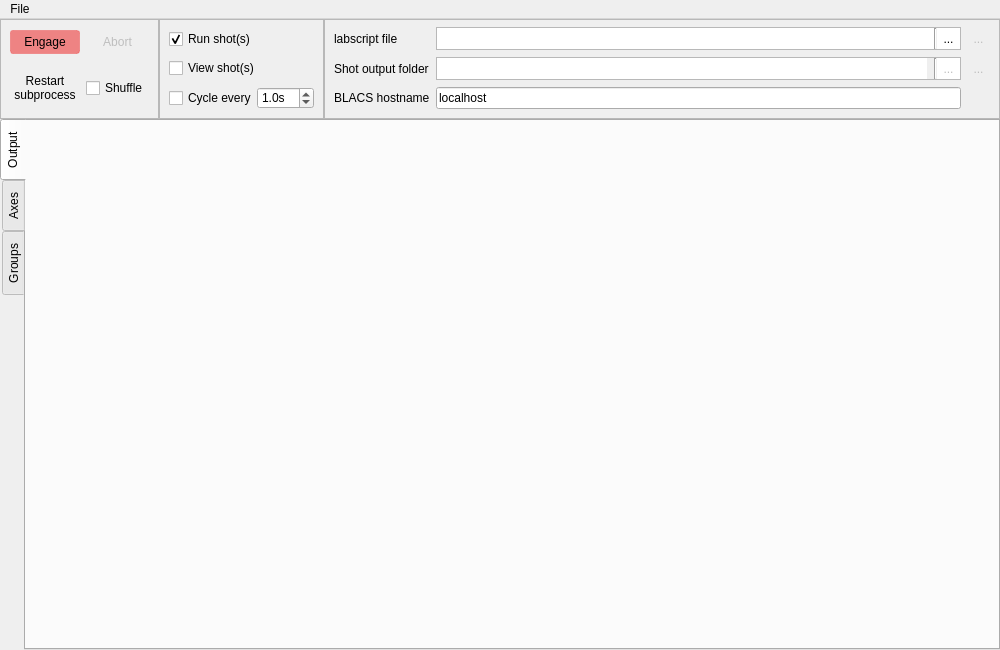
<?xml version="1.0" encoding="UTF-8"?>
<ui version="4.0">
 <class>MainWindow</class>
 <widget class="QMainWindow" name="MainWindow">
  <property name="geometry">
   <rect>
    <x>0</x>
    <y>0</y>
    <width>1000</width>
    <height>650</height>
   </rect>
  </property>
  <property name="windowTitle">
   <string>runmanager - the labscript suite</string>
  </property>
  <property name="windowIcon">
   <iconset>
    <normaloff>:/qtutils/custom/runmanager.png</normaloff>:/qtutils/custom/runmanager.png</iconset>
  </property>
  <property name="styleSheet">
   <string notr="true"/>
  </property>
  <property name="unifiedTitleAndToolBarOnMac">
   <bool>false</bool>
  </property>
  <widget class="QWidget" name="centralwidget">
   <property name="styleSheet">
    <string notr="true">QPushButton {
     border: none;
     padding: 4px;
 }

QPushButton:hover {
     background-color: qlineargradient(x1: 0, y1: 0, x2: 0, y2: 1,
                                       stop: 0 #f6f7fa, stop: 1 #dadbde);
     border: 1px solid #8f8f91;
     border-radius: 3px;
 }

 QPushButton:pressed {
     background-color: qlineargradient(x1: 0, y1: 0, x2: 0, y2: 1,
                                       stop: 0 #dadbde, stop: 1 #f6f7fa);
     border: 1px solid #8f8f91;
     border-radius: 3px;
 }

QPushButton:checked {
     background-color: #dadbde;
     border: 1px solid #8f8f91;
     border-radius: 3px;
 }

QPushButton:hover:checked {
     background-color: qlineargradient(x1: 0, y1: 0, x2: 0, y2: 1,
                                       stop: 0 #dadbde, stop: 1 #f6f7fa);
     border: 1px solid #8f8f91;
     border-radius: 3px;
 }

QToolButton {
     border: none;
     padding: 2px;
 }

QToolButton:hover {
     background-color: qlineargradient(x1: 0, y1: 0, x2: 0, y2: 1,
                                       stop: 0 #f6f7fa, stop: 1 #dadbde);
     border: 1px solid #8f8f91;
     border-radius: 3px;
 }

 QToolButton:pressed {
     background-color: qlineargradient(x1: 0, y1: 0, x2: 0, y2: 1,
                                       stop: 0 #dadbde, stop: 1 #f6f7fa);
     border: 1px solid #8f8f91;
     border-radius: 3px;
 }

QToolButton:checked {
     background-color: #dadbde;
     border: 1px solid #8f8f91;
     border-radius: 3px;
 }

QToolButton:hover:checked {
     background-color: qlineargradient(x1: 0, y1: 0, x2: 0, y2: 1,
                                       stop: 0 #dadbde, stop: 1 #f6f7fa);
     border: 1px solid #8f8f91;
     border-radius: 3px;
 }
</string>
   </property>
   <layout class="QVBoxLayout" name="verticalLayout">
    <property name="spacing">
     <number>0</number>
    </property>
    <property name="margin">
     <number>0</number>
    </property>
    <item>
     <layout class="QHBoxLayout" name="horizontalLayout_3">
      <property name="spacing">
       <number>0</number>
      </property>
      <property name="sizeConstraint">
       <enum>QLayout::SetDefaultConstraint</enum>
      </property>
      <item>
       <widget class="QFrame" name="frame">
        <property name="styleSheet">
         <string notr="true"/>
        </property>
        <property name="frameShape">
         <enum>QFrame::StyledPanel</enum>
        </property>
        <layout class="QGridLayout" name="gridLayout">
         <property name="topMargin">
          <number>0</number>
         </property>
         <property name="bottomMargin">
          <number>0</number>
         </property>
         <item row="0" column="1">
          <widget class="QPushButton" name="pushButton_abort">
           <property name="enabled">
            <bool>false</bool>
           </property>
           <property name="focusPolicy">
            <enum>Qt::NoFocus</enum>
           </property>
           <property name="toolTip">
            <string>Stop compiling shots after the current shot is compiled.
 To interrupt a compilation mid-shot, use the 'Restart subprocess' button</string>
           </property>
           <property name="text">
            <string>Abort</string>
           </property>
           <property name="icon">
            <iconset>
             <normaloff>:/qtutils/fugue/cross-octagon.png</normaloff>:/qtutils/fugue/cross-octagon.png</iconset>
           </property>
          </widget>
         </item>
         <item row="0" column="0">
          <widget class="QPushButton" name="pushButton_engage">
           <property name="enabled">
            <bool>true</bool>
           </property>
           <property name="focusPolicy">
            <enum>Qt::NoFocus</enum>
           </property>
           <property name="toolTip">
            <string>&lt;html&gt;&lt;head/&gt;&lt;body&gt;&lt;p&gt;Compile pending shots, submit them to BLACS if &quot;run shots&quot; is checked, and send them to runviewer if &quot;view shots&quot; is checked.&lt;/p&gt;&lt;/body&gt;&lt;/html&gt;</string>
           </property>
           <property name="autoFillBackground">
            <bool>false</bool>
           </property>
           <property name="styleSheet">
            <string notr="true">QPushButton {
	 background-color: rgba(238,96,96,192);
     border: 1px solid rgba(238,96,96,128);
	  border-radius: 3px;
     padding: 4px;
 }

QPushButton:hover {
     background-color: qlineargradient(x1: 0, y1: 0, x2: 0, y2: 1,
                                       stop: 0 #ff7878, stop: 1 #dd4848);
     border: None;
	 border-radius: 3px;
 }

 QPushButton:pressed {
     background-color: qlineargradient(x1: 0, y1: 0, x2: 0, y2: 1,
                                       stop: 0 #dd4848, stop: 1 #ff7878);
     border: 1px solid #8f8f91;
     border-radius: 3px;
 }</string>
           </property>
           <property name="text">
            <string>Engage</string>
           </property>
           <property name="icon">
            <iconset>
             <normaloff>:/qtutils/fugue/control.png</normaloff>:/qtutils/fugue/control.png</iconset>
           </property>
           <property name="autoDefault">
            <bool>false</bool>
           </property>
           <property name="flat">
            <bool>false</bool>
           </property>
          </widget>
         </item>
         <item row="1" column="0">
          <widget class="QPushButton" name="pushButton_restart_subprocess">
           <property name="focusPolicy">
            <enum>Qt::NoFocus</enum>
           </property>
           <property name="toolTip">
            <string>&lt;html&gt;&lt;head/&gt;&lt;body&gt;&lt;p&gt;Forcefully restart the compilation subprocess, stopping any compilation in process.&lt;/p&gt;&lt;p&gt;This can be useful if the child process is misbehaving for any reason.&lt;/p&gt;&lt;/body&gt;&lt;/html&gt;</string>
           </property>
           <property name="text">
            <string>Restart
subprocess</string>
           </property>
           <property name="icon">
            <iconset>
             <normaloff>:/qtutils/fugue/arrow-circle-135-left.png</normaloff>:/qtutils/fugue/arrow-circle-135-left.png</iconset>
           </property>
          </widget>
         </item>
         <item row="1" column="1">
          <widget class="QCheckBox" name="pushButton_shuffle">
           <property name="focusPolicy">
            <enum>Qt::NoFocus</enum>
           </property>
           <property name="toolTip">
            <string>&lt;html&gt;&lt;head/&gt;&lt;body&gt;&lt;p&gt;Send compiled shots to BLACS in a random order, to prevent scanned parameters correlating with temporal drifts.&lt;/p&gt;&lt;/body&gt;&lt;/html&gt;</string>
           </property>
           <property name="text">
            <string>Shuffle</string>
           </property>
           <property name="icon">
            <iconset>
             <normaloff>:/qtutils/fugue/arrow-switch.png</normaloff>:/qtutils/fugue/arrow-switch.png</iconset>
           </property>
           <property name="checkable">
            <bool>true</bool>
           </property>
           <property name="tristate">
            <bool>false</bool>
           </property>
          </widget>
         </item>
        </layout>
       </widget>
      </item>
      <item>
       <widget class="QFrame" name="frame">
        <property name="sizePolicy">
         <sizepolicy hsizetype="Minimum" vsizetype="Preferred">
          <horstretch>0</horstretch>
          <verstretch>0</verstretch>
         </sizepolicy>
        </property>
        <property name="frameShape">
         <enum>QFrame::StyledPanel</enum>
        </property>
        <layout class="QVBoxLayout" name="verticalLayout_2">
         <property name="spacing">
          <number>9</number>
         </property>
         <property name="sizeConstraint">
          <enum>QLayout::SetDefaultConstraint</enum>
         </property>
         <item>
          <widget class="QCheckBox" name="checkBox_run_shots">
           <property name="toolTip">
            <string>Send the shot files to BLACS after compilation</string>
           </property>
           <property name="text">
            <string>Run shot(s)</string>
           </property>
           <property name="checked">
            <bool>true</bool>
           </property>
          </widget>
         </item>
         <item>
          <widget class="QCheckBox" name="checkBox_view_shots">
           <property name="toolTip">
            <string>Open the shot files in runviewer after compilation</string>
           </property>
           <property name="text">
            <string>View shot(s)</string>
           </property>
          </widget>
         </item>
         <item>
          <layout class="QHBoxLayout" name="cycle_layout">
           <property name="spacing">
            <number>0</number>
           </property>
           <item>
            <widget class="QCheckBox" name="checkBox_cycle">
             <property name="toolTip">
              <string>Auto-Engage Every X seconds</string>
             </property>
             <property name="text">
              <string>Cycle every</string>
             </property>
            </widget>
           </item>
           <item>
            <widget class="QDoubleSpinBox" name="doubleSpinBox_cycle_time">
             <property name="sizePolicy">
              <sizepolicy hsizetype="Minimum" vsizetype="Fixed">
               <horstretch>0</horstretch>
               <verstretch>0</verstretch>
              </sizepolicy>
             </property>
             <property name="baseSize">
              <size>
               <width>0</width>
               <height>0</height>
              </size>
             </property>
             <property name="toolTip">
              <string>Cycle Time in seconds</string>
             </property>
             <property name="buttonSymbols">
              <enum>QAbstractSpinBox::UpDownArrows</enum>
             </property>
             <property name="specialValueText">
              <string/>
             </property>
             <property name="correctionMode">
              <enum>QAbstractSpinBox::CorrectToNearestValue</enum>
             </property>
             <property name="prefix">
              <string/>
             </property>
             <property name="suffix">
              <string>s</string>
             </property>
             <property name="decimals">
              <number>1</number>
             </property>
             <property name="minimum">
              <double>0.100000000000000</double>
             </property>
             <property name="maximum">
              <double>99.900000000000006</double>
             </property>
             <property name="singleStep">
              <double>0.100000000000000</double>
             </property>
             <property name="value">
              <double>1.000000000000000</double>
             </property>
            </widget>
           </item>
          </layout>
         </item>
        </layout>
       </widget>
      </item>
      <item>
       <widget class="QFrame" name="frame">
        <property name="sizePolicy">
         <sizepolicy hsizetype="Expanding" vsizetype="Preferred">
          <horstretch>1</horstretch>
          <verstretch>0</verstretch>
         </sizepolicy>
        </property>
        <property name="frameShape">
         <enum>QFrame::StyledPanel</enum>
        </property>
        <property name="frameShadow">
         <enum>QFrame::Plain</enum>
        </property>
        <layout class="QGridLayout" name="gridLayout_3">
         <property name="sizeConstraint">
          <enum>QLayout::SetDefaultConstraint</enum>
         </property>
         <property name="leftMargin">
          <number>9</number>
         </property>
         <property name="topMargin">
          <number>6</number>
         </property>
         <property name="bottomMargin">
          <number>6</number>
         </property>
         <item row="2" column="1">
          <widget class="QLineEdit" name="lineEdit_BLACS_hostname">
           <property name="toolTip">
            <string>&lt;html&gt;&lt;head/&gt;&lt;body&gt;&lt;p&gt;The host computer running BLACS.&lt;/p&gt;&lt;/body&gt;&lt;/html&gt;</string>
           </property>
           <property name="text">
            <string>localhost</string>
           </property>
           <property name="frame">
            <bool>true</bool>
           </property>
          </widget>
         </item>
         <item row="0" column="0">
          <widget class="QLabel" name="label_3">
           <property name="text">
            <string>labscript file</string>
           </property>
          </widget>
         </item>
         <item row="1" column="2">
          <widget class="QToolButton" name="toolButton_reset_shot_output_folder">
           <property name="enabled">
            <bool>false</bool>
           </property>
           <property name="toolTip">
            <string>&lt;html&gt;&lt;head/&gt;&lt;body&gt;&lt;p&gt;Reset to default output folder.&lt;/p&gt;&lt;p&gt;If the folder does not exist it will be created at compile-time.&lt;/p&gt;&lt;/body&gt;&lt;/html&gt;</string>
           </property>
           <property name="text">
            <string>...</string>
           </property>
           <property name="icon">
            <iconset>
             <normaloff>:/qtutils/fugue/arrow-turn-180-left.png</normaloff>:/qtutils/fugue/arrow-turn-180-left.png</iconset>
           </property>
          </widget>
         </item>
         <item row="1" column="0">
          <widget class="QLabel" name="label_2">
           <property name="text">
            <string>Shot output folder</string>
           </property>
          </widget>
         </item>
         <item row="2" column="0">
          <widget class="QLabel" name="label">
           <property name="text">
            <string>BLACS hostname</string>
           </property>
          </widget>
         </item>
         <item row="0" column="2">
          <widget class="QToolButton" name="toolButton_edit_labscript_file">
           <property name="enabled">
            <bool>false</bool>
           </property>
           <property name="toolTip">
            <string>&lt;html&gt;&lt;head/&gt;&lt;body&gt;&lt;p&gt;Edit this labscript file in a text editor.&lt;/p&gt;&lt;/body&gt;&lt;/html&gt;</string>
           </property>
           <property name="text">
            <string>...</string>
           </property>
           <property name="icon">
            <iconset>
             <normaloff>:/qtutils/custom/python-document.png</normaloff>:/qtutils/custom/python-document.png</iconset>
           </property>
          </widget>
         </item>
         <item row="1" column="1">
          <widget class="QFrame" name="frame">
           <property name="sizePolicy">
            <sizepolicy hsizetype="Preferred" vsizetype="Preferred">
             <horstretch>0</horstretch>
             <verstretch>0</verstretch>
            </sizepolicy>
           </property>
           <property name="sizeIncrement">
            <size>
             <width>0</width>
             <height>0</height>
            </size>
           </property>
           <property name="frameShape">
            <enum>QFrame::StyledPanel</enum>
           </property>
           <layout class="QHBoxLayout" name="horizontalLayout">
            <property name="spacing">
             <number>0</number>
            </property>
            <property name="margin">
             <number>0</number>
            </property>
            <item>
             <widget class="QLineEdit" name="lineEdit_shot_output_folder">
              <property name="sizePolicy">
               <sizepolicy hsizetype="Expanding" vsizetype="Ignored">
                <horstretch>0</horstretch>
                <verstretch>0</verstretch>
               </sizepolicy>
              </property>
              <property name="toolTip">
               <string>&lt;html&gt;&lt;head/&gt;&lt;body&gt;&lt;p&gt;The folder in which newly compiled shot files will be placed.&lt;/p&gt;&lt;p&gt;If the folder does not exist, it will be created at compile time.&lt;/p&gt;&lt;/body&gt;&lt;/html&gt;</string>
              </property>
              <property name="styleSheet">
               <string notr="true"/>
              </property>
              <property name="frame">
               <bool>false</bool>
              </property>
              <property name="readOnly">
               <bool>true</bool>
              </property>
             </widget>
            </item>
            <item>
             <widget class="QLabel" name="label_non_default_folder">
              <property name="toolTip">
               <string>&lt;html&gt;&lt;head/&gt;&lt;body&gt;&lt;p&gt;Non-default output folder chosen: all shots will be produced in this folder.&lt;/p&gt;&lt;p&gt;New folders will not automatically be created for new sequences/dates/etc.&lt;/p&gt;&lt;p&gt;To reset to the default output folder, click the 'reset to default output folder' button.&lt;/p&gt;&lt;/body&gt;&lt;/html&gt;</string>
              </property>
              <property name="text">
               <string/>
              </property>
              <property name="pixmap">
               <pixmap>:/qtutils/fugue/exclamation-white.png</pixmap>
              </property>
             </widget>
            </item>
            <item>
             <widget class="Line" name="line_2">
              <property name="orientation">
               <enum>Qt::Vertical</enum>
              </property>
             </widget>
            </item>
            <item>
             <widget class="QToolButton" name="toolButton_select_shot_output_folder">
              <property name="enabled">
               <bool>false</bool>
              </property>
              <property name="toolTip">
               <string>Select folder ...</string>
              </property>
              <property name="styleSheet">
               <string notr="true">QToolButton{
    border: none;
    background: white;
    padding: 2px;
}

QToolButton:hover {
     background-color: qlineargradient(x1: 0, y1: 0, x2: 0, y2: 1,
                                       stop: 0 #f6f7fa, stop: 1 #dadbde);
 }

 QToolButton:pressed {
     background-color: qlineargradient(x1: 0, y1: 0, x2: 0, y2: 1,
                                       stop: 0 #dadbde, stop: 1 #f6f7fa);
 }</string>
              </property>
              <property name="text">
               <string>...</string>
              </property>
              <property name="icon">
               <iconset>
                <normaloff>:/qtutils/fugue/folder-horizontal-open.png</normaloff>:/qtutils/fugue/folder-horizontal-open.png</iconset>
              </property>
             </widget>
            </item>
           </layout>
          </widget>
         </item>
         <item row="0" column="1">
          <widget class="QFrame" name="frame">
           <property name="autoFillBackground">
            <bool>false</bool>
           </property>
           <property name="styleSheet">
            <string notr="true">QToolButton{
    background: rgb(224,224,224);
    padding: 3px;
}</string>
           </property>
           <property name="frameShape">
            <enum>QFrame::StyledPanel</enum>
           </property>
           <layout class="QHBoxLayout" name="horizontalLayout_2">
            <property name="spacing">
             <number>0</number>
            </property>
            <property name="margin">
             <number>0</number>
            </property>
            <item>
             <widget class="QLineEdit" name="lineEdit_labscript_file">
              <property name="sizePolicy">
               <sizepolicy hsizetype="Expanding" vsizetype="Ignored">
                <horstretch>0</horstretch>
                <verstretch>0</verstretch>
               </sizepolicy>
              </property>
              <property name="toolTip">
               <string>The labscript file to compile.</string>
              </property>
              <property name="styleSheet">
               <string notr="true"/>
              </property>
              <property name="frame">
               <bool>false</bool>
              </property>
              <property name="readOnly">
               <bool>true</bool>
              </property>
             </widget>
            </item>
            <item>
             <widget class="Line" name="line">
              <property name="orientation">
               <enum>Qt::Vertical</enum>
              </property>
             </widget>
            </item>
            <item>
             <widget class="QToolButton" name="toolButton_select_labscript_file">
              <property name="toolTip">
               <string>Select a file ...</string>
              </property>
              <property name="styleSheet">
               <string notr="true">QToolButton{
    border: none;
    background: white;
    padding: 2px;
}

QToolButton:hover {
     background-color: qlineargradient(x1: 0, y1: 0, x2: 0, y2: 1,
                                       stop: 0 #f6f7fa, stop: 1 #dadbde);
 }

 QToolButton:pressed {
     background-color: qlineargradient(x1: 0, y1: 0, x2: 0, y2: 1,
                                       stop: 0 #dadbde, stop: 1 #f6f7fa);
 }</string>
              </property>
              <property name="text">
               <string>...</string>
              </property>
              <property name="icon">
               <iconset>
                <normaloff>:/qtutils/fugue/folder-open-document-text.png</normaloff>:/qtutils/fugue/folder-open-document-text.png</iconset>
              </property>
             </widget>
            </item>
           </layout>
          </widget>
         </item>
        </layout>
       </widget>
      </item>
     </layout>
    </item>
    <item>
     <widget class="FingerTabWidget" name="tabWidget">
      <property name="sizePolicy">
       <sizepolicy hsizetype="Expanding" vsizetype="Expanding">
        <horstretch>0</horstretch>
        <verstretch>1</verstretch>
       </sizepolicy>
      </property>
      <property name="autoFillBackground">
       <bool>false</bool>
      </property>
      <property name="styleSheet">
       <string notr="true">QTabBar{ font-size: 9pt }</string>
      </property>
      <property name="tabPosition">
       <enum>QTabWidget::West</enum>
      </property>
      <property name="tabShape">
       <enum>QTabWidget::Rounded</enum>
      </property>
      <property name="currentIndex">
       <number>0</number>
      </property>
      <property name="elideMode">
       <enum>Qt::ElideRight</enum>
      </property>
      <property name="usesScrollButtons">
       <bool>true</bool>
      </property>
      <property name="documentMode">
       <bool>false</bool>
      </property>
      <property name="tabsClosable">
       <bool>false</bool>
      </property>
      <property name="movable">
       <bool>true</bool>
      </property>
      <widget class="QWidget" name="tab_output">
       <attribute name="icon">
        <iconset>
         <normaloff>:/qtutils/fugue/terminal.png</normaloff>:/qtutils/fugue/terminal.png</iconset>
       </attribute>
       <attribute name="title">
        <string>Output</string>
       </attribute>
       <attribute name="toolTip">
        <string>&lt;html&gt;&lt;head/&gt;&lt;body&gt;&lt;p&gt;View textual output of compilation.&lt;/p&gt;&lt;/body&gt;&lt;/html&gt;</string>
       </attribute>
       <layout class="QVBoxLayout" name="verticalLayout_5">
        <property name="spacing">
         <number>0</number>
        </property>
        <property name="margin">
         <number>0</number>
        </property>
        <item>
         <layout class="QVBoxLayout" name="verticalLayout_output_tab"/>
        </item>
       </layout>
      </widget>
      <widget class="QWidget" name="tab_axes">
       <attribute name="icon">
        <iconset>
         <normaloff>:/qtutils/custom/outer.png</normaloff>:/qtutils/custom/outer.png</iconset>
       </attribute>
       <attribute name="title">
        <string>Axes</string>
       </attribute>
       <attribute name="toolTip">
        <string>&lt;html&gt;&lt;head/&gt;&lt;body&gt;&lt;p&gt;See and change settings for the axes of the currently described parameter space.&lt;/p&gt;&lt;/body&gt;&lt;/html&gt;</string>
       </attribute>
       <layout class="QHBoxLayout" name="horizontalLayout_4">
        <property name="spacing">
         <number>0</number>
        </property>
        <property name="margin">
         <number>0</number>
        </property>
        <item>
         <layout class="QVBoxLayout" name="verticalLayout_4">
          <property name="spacing">
           <number>6</number>
          </property>
          <property name="leftMargin">
           <number>3</number>
          </property>
          <property name="rightMargin">
           <number>3</number>
          </property>
          <item>
           <spacer name="verticalSpacer">
            <property name="orientation">
             <enum>Qt::Vertical</enum>
            </property>
            <property name="sizeHint" stdset="0">
             <size>
              <width>20</width>
              <height>40</height>
             </size>
            </property>
           </spacer>
          </item>
          <item>
           <widget class="QToolButton" name="toolButton_axis_to_top">
            <property name="toolTip">
             <string>Move selected axis to top</string>
            </property>
            <property name="text">
             <string>...</string>
            </property>
            <property name="icon">
             <iconset>
              <normaloff>:/qtutils/fugue/arrow-stop-090.png</normaloff>:/qtutils/fugue/arrow-stop-090.png</iconset>
            </property>
           </widget>
          </item>
          <item>
           <widget class="QToolButton" name="toolButton_axis_up">
            <property name="toolTip">
             <string>Move selected axis up</string>
            </property>
            <property name="text">
             <string>...</string>
            </property>
            <property name="icon">
             <iconset>
              <normaloff>:/qtutils/fugue/arrow-090.png</normaloff>:/qtutils/fugue/arrow-090.png</iconset>
            </property>
           </widget>
          </item>
          <item>
           <widget class="QToolButton" name="toolButton_axis_down">
            <property name="toolTip">
             <string>Move selected axis down</string>
            </property>
            <property name="text">
             <string>...</string>
            </property>
            <property name="icon">
             <iconset>
              <normaloff>:/qtutils/fugue/arrow-270.png</normaloff>:/qtutils/fugue/arrow-270.png</iconset>
            </property>
           </widget>
          </item>
          <item>
           <widget class="QToolButton" name="toolButton_axis_to_bottom">
            <property name="toolTip">
             <string>Move selected axis to bottom</string>
            </property>
            <property name="text">
             <string>...</string>
            </property>
            <property name="icon">
             <iconset>
              <normaloff>:/qtutils/fugue/arrow-stop-270.png</normaloff>:/qtutils/fugue/arrow-stop-270.png</iconset>
            </property>
           </widget>
          </item>
          <item>
           <spacer name="verticalSpacer_2">
            <property name="orientation">
             <enum>Qt::Vertical</enum>
            </property>
            <property name="sizeHint" stdset="0">
             <size>
              <width>20</width>
              <height>40</height>
             </size>
            </property>
           </spacer>
          </item>
         </layout>
        </item>
        <item>
         <widget class="QScrollArea" name="scrollArea">
          <property name="frameShape">
           <enum>QFrame::NoFrame</enum>
          </property>
          <property name="widgetResizable">
           <bool>true</bool>
          </property>
          <widget class="QWidget" name="scrollAreaWidgetContents">
           <property name="geometry">
            <rect>
             <x>0</x>
             <y>0</y>
             <width>926</width>
             <height>486</height>
            </rect>
           </property>
           <layout class="QVBoxLayout" name="verticalLayout_7">
            <property name="spacing">
             <number>0</number>
            </property>
            <property name="margin">
             <number>0</number>
            </property>
            <item>
             <widget class="TreeView" name="treeView_axes">
              <property name="editTriggers">
               <set>QAbstractItemView::NoEditTriggers</set>
              </property>
              <property name="selectionMode">
               <enum>QAbstractItemView::ExtendedSelection</enum>
              </property>
              <property name="selectionBehavior">
               <enum>QAbstractItemView::SelectRows</enum>
              </property>
              <property name="alternatingRowColors">
               <bool>true</bool>
              </property>
             </widget>
            </item>
           </layout>
          </widget>
         </widget>
        </item>
       </layout>
      </widget>
      <widget class="QWidget" name="tab_groups">
       <attribute name="icon">
        <iconset>
         <normaloff>:/qtutils/fugue/tables-stacks.png</normaloff>:/qtutils/fugue/tables-stacks.png</iconset>
       </attribute>
       <attribute name="title">
        <string>Groups</string>
       </attribute>
       <attribute name="toolTip">
        <string>&lt;html&gt;&lt;head/&gt;&lt;body&gt;&lt;p&gt;Select files and groups of globals to view and edit in runviewer.&lt;/p&gt;&lt;/body&gt;&lt;/html&gt;</string>
       </attribute>
       <layout class="QVBoxLayout" name="verticalLayout_8">
        <property name="spacing">
         <number>0</number>
        </property>
        <property name="margin">
         <number>0</number>
        </property>
        <item>
         <layout class="QHBoxLayout" name="horizontalLayout_5">
          <property name="spacing">
           <number>9</number>
          </property>
          <property name="margin">
           <number>3</number>
          </property>
          <item>
           <widget class="QPushButton" name="pushButton_open_globals_file">
            <property name="focusPolicy">
             <enum>Qt::NoFocus</enum>
            </property>
            <property name="toolTip">
             <string>&lt;html&gt;&lt;head/&gt;&lt;body&gt;&lt;p&gt;Load an HDF file containing globals into runviewer.&lt;/p&gt;&lt;/body&gt;&lt;/html&gt;</string>
            </property>
            <property name="text">
             <string>Open globals file</string>
            </property>
            <property name="icon">
             <iconset>
              <normaloff>:/qtutils/fugue/folder-open-table.png</normaloff>:/qtutils/fugue/folder-open-table.png</iconset>
            </property>
           </widget>
          </item>
          <item>
           <widget class="QPushButton" name="pushButton_new_globals_file">
            <property name="focusPolicy">
             <enum>Qt::NoFocus</enum>
            </property>
            <property name="toolTip">
             <string>&lt;html&gt;&lt;head/&gt;&lt;body&gt;&lt;p&gt;Create a new HDF file to store globals in.&lt;/p&gt;&lt;/body&gt;&lt;/html&gt;</string>
            </property>
            <property name="text">
             <string>New globals file</string>
            </property>
            <property name="icon">
             <iconset>
              <normaloff>:/qtutils/fugue/table--plus.png</normaloff>:/qtutils/fugue/table--plus.png</iconset>
            </property>
           </widget>
          </item>
          <item>
           <widget class="QPushButton" name="pushButton_diff_globals_file">
            <property name="focusPolicy">
             <enum>Qt::NoFocus</enum>
            </property>
            <property name="toolTip">
             <string>&lt;html&gt;&lt;head/&gt;&lt;body&gt;&lt;p&gt;Compare the globals stored in an HDF5 file with those currently in use by runmanager.&lt;/p&gt;&lt;/body&gt;&lt;/html&gt;</string>
            </property>
            <property name="text">
             <string>Diff globals file</string>
            </property>
            <property name="icon">
             <iconset>
              <normaloff>:/qtutils/fugue/tables.png</normaloff>:/qtutils/fugue/tables.png</iconset>
            </property>
           </widget>
          </item>
          <item>
           <spacer name="horizontalSpacer">
            <property name="orientation">
             <enum>Qt::Horizontal</enum>
            </property>
            <property name="sizeHint" stdset="0">
             <size>
              <width>40</width>
              <height>20</height>
             </size>
            </property>
           </spacer>
          </item>
         </layout>
        </item>
        <item>
         <widget class="QScrollArea" name="scrollArea_2">
          <property name="frameShape">
           <enum>QFrame::NoFrame</enum>
          </property>
          <property name="widgetResizable">
           <bool>true</bool>
          </property>
          <widget class="QWidget" name="scrollAreaWidgetContents_2">
           <property name="geometry">
            <rect>
             <x>0</x>
             <y>0</y>
             <width>963</width>
             <height>448</height>
            </rect>
           </property>
           <layout class="QVBoxLayout" name="verticalLayout_6">
            <property name="spacing">
             <number>0</number>
            </property>
            <property name="margin">
             <number>0</number>
            </property>
            <item>
             <widget class="TreeView" name="treeView_groups">
              <property name="alternatingRowColors">
               <bool>true</bool>
              </property>
             </widget>
            </item>
           </layout>
          </widget>
         </widget>
        </item>
       </layout>
      </widget>
     </widget>
    </item>
   </layout>
  </widget>
  <widget class="QMenuBar" name="menuBar">
   <property name="geometry">
    <rect>
     <x>0</x>
     <y>0</y>
     <width>1000</width>
     <height>31</height>
    </rect>
   </property>
   <widget class="QMenu" name="menuFile">
    <property name="title">
     <string>File</string>
    </property>
    <addaction name="actionLoad_configuration"/>
    <addaction name="actionRevert_configuration"/>
    <addaction name="actionSave_configuration"/>
    <addaction name="actionSave_configuration_as"/>
    <addaction name="actionQuit"/>
   </widget>
   <addaction name="menuFile"/>
  </widget>
  <action name="actionLoad_configuration">
   <property name="icon">
    <iconset>
     <normaloff>:/qtutils/fugue/folder-open.png</normaloff>:/qtutils/fugue/folder-open.png</iconset>
   </property>
   <property name="text">
    <string>Load configuration</string>
   </property>
   <property name="shortcut">
    <string>Ctrl+O</string>
   </property>
  </action>
  <action name="actionSave_configuration_as">
   <property name="enabled">
    <bool>false</bool>
   </property>
   <property name="icon">
    <iconset>
     <normaloff>:/qtutils/fugue/disk--plus.png</normaloff>:/qtutils/fugue/disk--plus.png</iconset>
   </property>
   <property name="text">
    <string>Save as...</string>
   </property>
   <property name="shortcut">
    <string>Ctrl+Shift+S</string>
   </property>
  </action>
  <action name="actionQuit">
   <property name="icon">
    <iconset>
     <normaloff>:/qtutils/fugue/cross-button.png</normaloff>:/qtutils/fugue/cross-button.png</iconset>
   </property>
   <property name="text">
    <string>Quit</string>
   </property>
   <property name="shortcut">
    <string>Ctrl+Q</string>
   </property>
  </action>
  <action name="actionSave_configuration">
   <property name="icon">
    <iconset>
     <normaloff>:/qtutils/fugue/disk.png</normaloff>:/qtutils/fugue/disk.png</iconset>
   </property>
   <property name="text">
    <string>Save configuration</string>
   </property>
   <property name="shortcut">
    <string>Ctrl+S</string>
   </property>
  </action>
  <action name="actionRevert_configuration">
   <property name="enabled">
    <bool>false</bool>
   </property>
   <property name="icon">
    <iconset>
     <normaloff>:/qtutils/fugue/arrow-curve-180-left.png</normaloff>:/qtutils/fugue/arrow-curve-180-left.png</iconset>
   </property>
   <property name="text">
    <string>Revert configuration</string>
   </property>
  </action>
 </widget>
 <customwidgets>
  <customwidget>
   <class>FingerTabWidget</class>
   <extends>QTabWidget</extends>
   <header>qtutils/widgets.h</header>
   <container>1</container>
  </customwidget>
  <customwidget>
   <class>TreeView</class>
   <extends>QTreeView</extends>
   <header>qtutils/widgets.h</header>
  </customwidget>
 </customwidgets>
 <tabstops>
  <tabstop>pushButton_engage</tabstop>
  <tabstop>pushButton_abort</tabstop>
  <tabstop>pushButton_restart_subprocess</tabstop>
  <tabstop>pushButton_shuffle</tabstop>
  <tabstop>lineEdit_labscript_file</tabstop>
  <tabstop>toolButton_select_labscript_file</tabstop>
  <tabstop>toolButton_edit_labscript_file</tabstop>
  <tabstop>lineEdit_shot_output_folder</tabstop>
  <tabstop>toolButton_select_shot_output_folder</tabstop>
  <tabstop>toolButton_reset_shot_output_folder</tabstop>
  <tabstop>lineEdit_BLACS_hostname</tabstop>
  <tabstop>tabWidget</tabstop>
  <tabstop>scrollArea</tabstop>
  <tabstop>toolButton_axis_to_top</tabstop>
  <tabstop>toolButton_axis_up</tabstop>
  <tabstop>toolButton_axis_down</tabstop>
  <tabstop>toolButton_axis_to_bottom</tabstop>
  <tabstop>treeView_axes</tabstop>
  <tabstop>pushButton_open_globals_file</tabstop>
  <tabstop>pushButton_new_globals_file</tabstop>
  <tabstop>pushButton_diff_globals_file</tabstop>
  <tabstop>treeView_groups</tabstop>
  <tabstop>scrollArea_2</tabstop>
 </tabstops>
 <resources>
  <include location="../../Anaconda/Lib/site-packages/qtutils/icons/icons.qrc"/>
 </resources>
 <connections/>
</ui>
